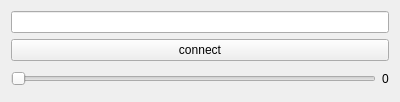
<?xml version="1.0" encoding="UTF-8"?>
<ui version="4.0">
 <class>0</class>
 <widget class="QWidget" name="0">
  <property name="geometry">
   <rect>
    <x>0</x>
    <y>0</y>
    <width>400</width>
    <height>102</height>
   </rect>
  </property>
  <property name="windowTitle">
   <string>Form</string>
  </property>
  <layout class="QVBoxLayout" name="verticalLayout">
   <item>
    <widget class="QLineEdit" name="client_le"/>
   </item>
   <item>
    <widget class="QPushButton" name="conn_btn">
     <property name="text">
      <string>connect</string>
     </property>
    </widget>
   </item>
   <item>
    <layout class="QHBoxLayout" name="horizontalLayout">
     <item>
      <widget class="QSlider" name="horizontalSlider">
       <property name="autoFillBackground">
        <bool>false</bool>
       </property>
       <property name="orientation">
        <enum>Qt::Horizontal</enum>
       </property>
      </widget>
     </item>
     <item>
      <widget class="QLabel" name="progr_lb">
       <property name="text">
        <string>0</string>
       </property>
      </widget>
     </item>
    </layout>
   </item>
  </layout>
 </widget>
 <resources/>
 <connections/>
</ui>
